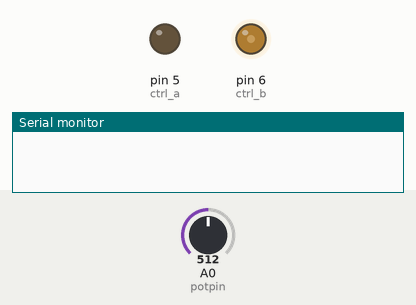
The sketch below on a simulated Arduino Uno, built with avr-gcc and run on an emulated ATmega328P. On the bench: output pins drawn as LEDs (lit = HIGH), the last lines printed to the serial monitor. Inputs (shaded band) come from the test bench; at power-on: A0 (potpin) = 512.

Above: at 0.01 s.
At 1.3 s:
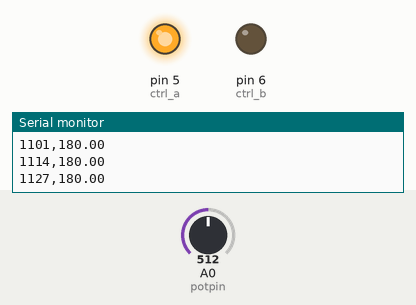
1.4 s: A0 (potpin) set to 122
At 2.6 s:
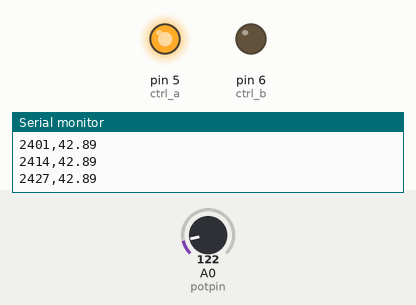
2.9 s: A0 (potpin) set to 31
4.4 s: A0 (potpin) set to 25
Timing chart, 0 to 7.4 s (numbered marks = the images above; inputs shaded):
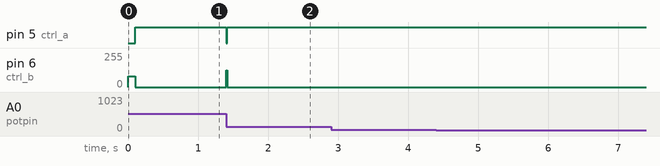

Measured:
- after the input at 1.4 s, pin 5 (ctrl_a): HIGH → LOW at once, → HIGH 0.01 s later; pin 6 (ctrl_b): 0/255 → 125/255 at once, → 0/255 0.01 s later

The sketch:

exp1_final.ino
```cpp
/*
  Experiment 1 : DC Motor Control

  Group 1:
  22B3929 - Aman Verma
  22B3942 - Harsh S Roniyar
  22B3945 - Pranav Prakash
*/
#define RANGE_DIFF 3
#define ERROR_RANGE_HIGH 6
#define ERROR_RANGE_LOW -6

int ctrl_a = 5;
int ctrl_b = 6;
int potpin = A0;

float error = 0;
float tot_err = 0;
float preverror = 0;

char isDone = 0;

//float prevVals[3];

int fin_val;
int temp_val;
int init_val;
float new_val;
float temp;

unsigned long start = 0;
char dir;
float p = 5.55;
float i = 0.0224;
float d = 5.89;

float integrate = 0;

void control_motor(char d);

// Reads Pot val and writes to new_val
void read_pot_val() {
  new_val = float(analogRead(potpin));
  new_val = (new_val * 360.0) / 1024;
}

void update_dir(int x) {
  if (x < 0) {
    dir = -1;
  } else {
    dir = 1;
  }
}

void find_non_linear() {
  read_pot_val();

  float prevVals[] = {new_val, new_val, new_val};

  prevVals[2] = new_val;
  prevVals[1] = new_val;
  prevVals[0] = new_val;

  control_motor('f', 80);
  delay(100);

  while (1) {
    read_pot_val();

    prevVals[2] = prevVals[1];
    prevVals[1] = prevVals[0];
    prevVals[0] = new_val;

//    Serial.print("Angle1:");
//    Serial.println(prevVals[0]);
//    Serial.print(",");
//    Serial.print("Angle 2:");
//    Serial.println(prevVals[1]);
//    Serial.print(",");
//    Serial.print("Angle 3:");
//    Serial.println(prevVals[2]);

    if (abs(prevVals[2] - prevVals[0]) < 90 && init_val - RANGE_DIFF <prevVals[0] && prevVals[0]< init_val + RANGE_DIFF) {
//      control_motor('b', 50);
//      delay(1);
      control_motor('s', 0);
//      delay(2000);
      break;
    }
  }
}

void control_motor(char d, int speed) {
  if (d == 's') {
    analogWrite(ctrl_a, 0);
    analogWrite(ctrl_b, 0);
  } else if (d == 'f') {
    analogWrite(ctrl_a, 0);
    analogWrite(ctrl_b, speed);
  } else {
    analogWrite(ctrl_a, speed);
    analogWrite(ctrl_b, 0);
  }
}

void setup() {
  Serial.begin(9600);
  pinMode(potpin, INPUT);
  pinMode(ctrl_a, OUTPUT);
  pinMode(ctrl_b, OUTPUT);

  read_pot_val();
  init_val = new_val;
  find_non_linear();


  fin_val = int(180 + init_val);

  if(fin_val > 350){
    fin_val = int(init_val - 180);
  }


  update_dir(fin_val - init_val);

//  find_non_linear();
}

void loop() {
  read_pot_val();

  error = float(fin_val-new_val);
  integrate = integrate + error;
  tot_err = p*error + i*integrate + d*(error-preverror);
  preverror=error;

  if(start == 0){
     start = millis();
  }

  if(tot_err<0){
    control_motor('b',(min(abs(tot_err),255)));
  } else {
    control_motor('f',(min(abs(tot_err),255)));
  }

//
//  if(error<ERROR_RANGE_LOW){
//    control_motor('b',(min(abs(tot_err),255)));
//  } else if(error>ERROR_RANGE_HIGH){
//    control_motor('f',(min(abs(tot_err),255)));
//  }
//  else {
//    control_motor('s',0);
////    temp = fin_val;
////    fin_val = init_val;
////    init_val = temp;
//  }
//  Serial.print("Angle 1:");
//  Serial.print(init_val);
//  Serial.print(",");
  Serial.print(millis() - start);
  Serial.print(",");
//  Serial.print("Total Error:");
//  Serial.print(tot_err);
//  Serial.print(",");
  Serial.println(new_val);
}
```
